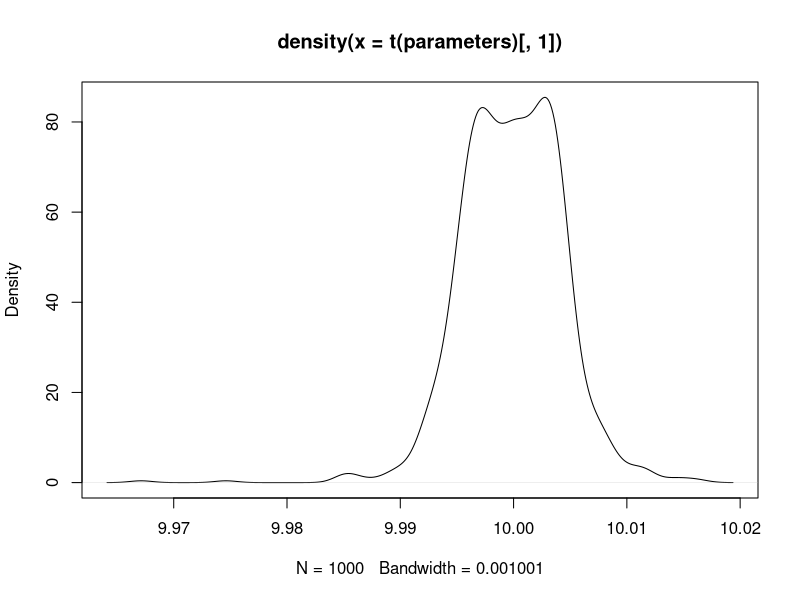
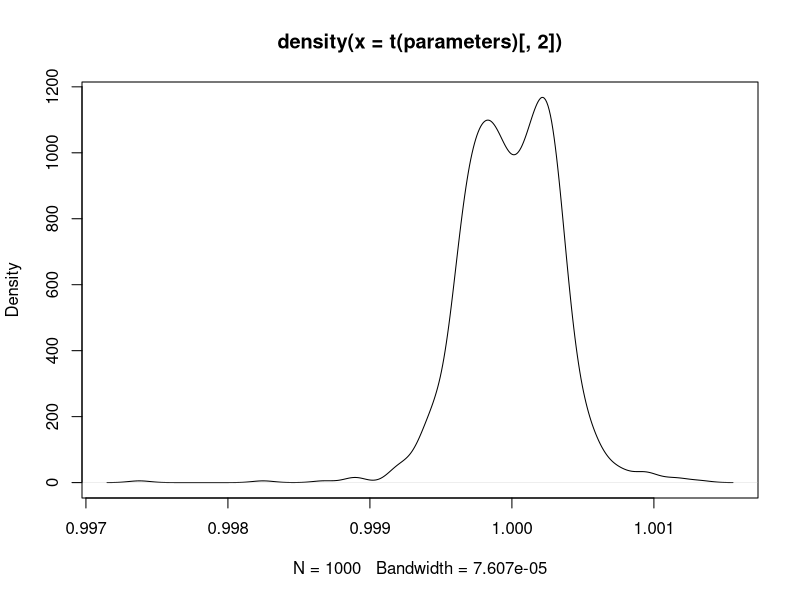

R code for these plots, in order:
## ---- chunk 1
knitr::opts_chunk$set(
  collapse = TRUE,
  comment = "#>",
  fig.path = "man/figures/README-"
)
## ---- chunk 2
findParams <- function(q = c( -1.644854, 0, 1.644854), p = c(0.05,  0.50, 0.95), output = "complete", densit="pnorm", params = c("mean", "sd"), initVals = rep(1, times = l)) {
    l <- length(params)
    cl <- vector("list", 2  + length(params))
    cl[[1]] <- as.name(densit)
    cl[[2]] <- q
    names(cl) <- c(NA, "q", params)
    mode(cl) <- "call"
    quadraticFun <- function(x) {
        cl[3:(l+2)] <- x
        res <- eval(cl)
        sum((res - p)^2)
    }    
    res <- optim(initVals, quadraticFun)
    if (output == "parameters") {
        return(res$par)
    }
    return(res)
}
## ---- chunk 3
# X = seq... is the set of values to try, from min(q) to max(q). 
parameters <- sapply(X = seq(0.7411344, 0.9948838, length.out = 1000),
                     FUN = function(x) {
                         findParams(q = c(0.7411344, 0.9330330, 0.9948838),
                                    p = c(0.05, 0.5, 0.95),
                                    densit = "pbeta",
                                    params = c("shape1", "shape2"),
                                    initVals = c(x, x))$par
                     },
                     simplify = TRUE)

plot(density(t(parameters)[, 1]))
plot(density(t(parameters)[, 2]))
